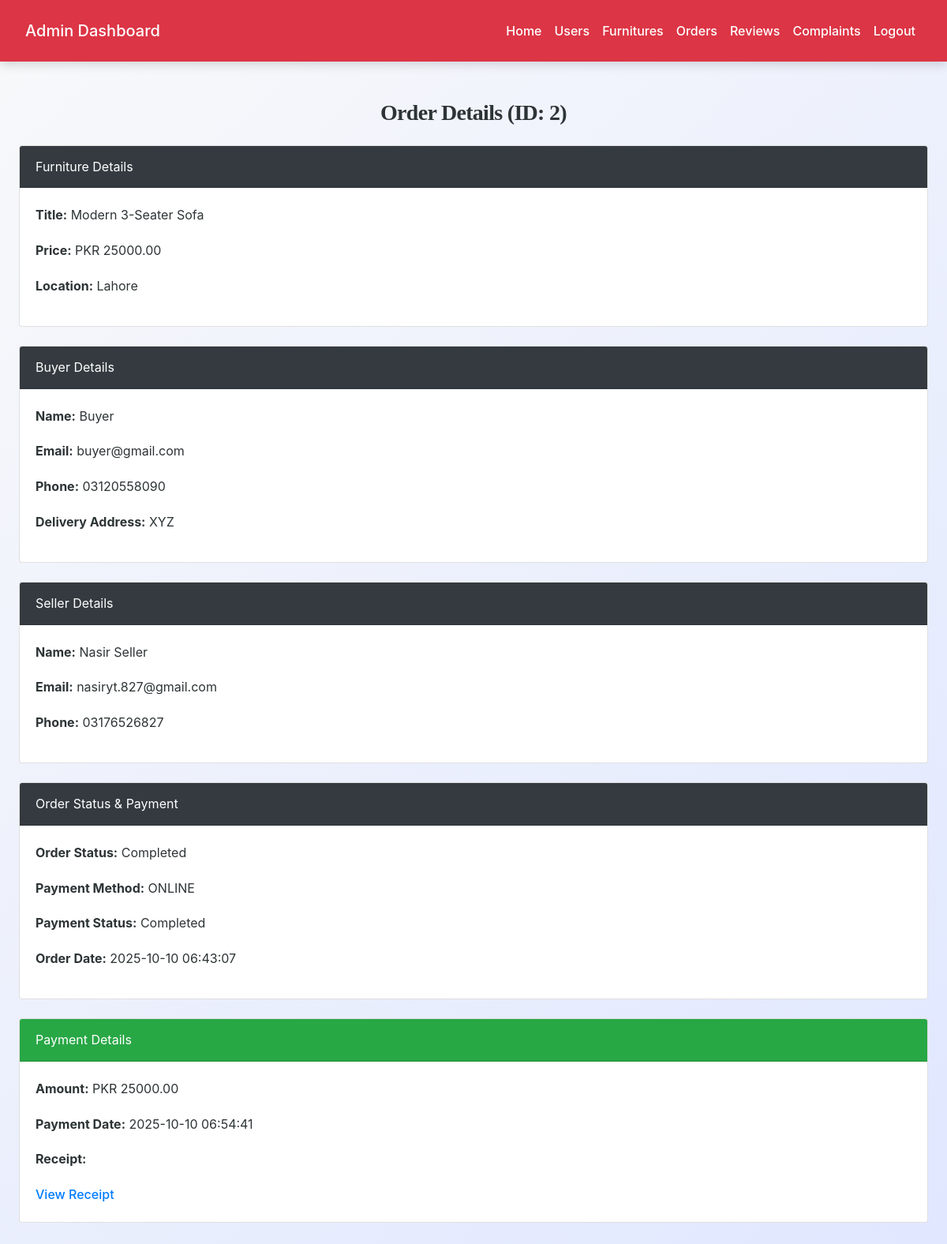
/admin/order_details.php?order_id=2 (signed in), run on the app's committed database.
### tables this page shows
CREATE TABLE `orders` (
  `order_id` int(11) NOT NULL,
  `buyer_id` int(11) NOT NULL,
  `furniture_id` int(11) NOT NULL,
  `seller_id` int(11) NOT NULL,
  `order_status` enum('pending','processing','shipped','completed','cancelled') DEFAULT 'pending',
  `order_date` timestamp NOT NULL DEFAULT current_timestamp(),
  `delivery_address` text NOT NULL,
  `payment_method` enum('cod','online') NOT NULL,
  `payment_status` enum('pending','completed') DEFAULT 'pending'
);

CREATE TABLE `furniture` (
  `furniture_id` int(11) NOT NULL,
  `id` int(11) NOT NULL,
  `category_id` int(11) NOT NULL,
  `title` varchar(100) NOT NULL,
  `description` text NOT NULL,
  `price` decimal(10,2) NOT NULL,
  `condition` enum('new','like_new','good','fair','poor') NOT NULL,
  `location` varchar(100) DEFAULT NULL,
  `status` enum('available','sold','blocked') DEFAULT 'available',
  `created_at` timestamp NOT NULL DEFAULT current_timestamp(),
  `updated_at` timestamp NOT NULL DEFAULT current_timestamp() ON UPDATE current_timestamp()
);

CREATE TABLE `users` (
  `id` int(11) NOT NULL,
  `full_name` varchar(100) NOT NULL,
  `email` varchar(100) NOT NULL,
  `password` varchar(255) NOT NULL,
  `phone` varchar(20) DEFAULT NULL,
  `address` text DEFAULT NULL,
  `city` varchar(50) DEFAULT NULL,
  `state` varchar(50) DEFAULT NULL,
  `country` varchar(50) DEFAULT NULL,
  `role` enum('buyer','seller') DEFAULT 'buyer',
  `status` enum('active','blocked','pending') DEFAULT 'active',
  `upload_status` enum('active','blocked') DEFAULT 'active',
  `profile_image` varchar(255) DEFAULT NULL,
  `created_at` timestamp NOT NULL DEFAULT current_timestamp()
);

CREATE TABLE `payments` (
  `payment_id` int(11) NOT NULL,
  `order_id` int(11) NOT NULL,
  `buyer_id` int(11) NOT NULL,
  `amount` decimal(10,2) NOT NULL,
  `receipt` varchar(255) NOT NULL,
  `payment_date` timestamp NOT NULL DEFAULT current_timestamp()
);

### admin/order_details.php (the view, shortened to what this page needs)
<?php
include('config.php');
$order_id = intval($_GET['order_id']);
$sql = "
    SELECT
        o.*,
        b.full_name AS buyer_name,
        b.email AS buyer_email,
        b.phone AS buyer_phone,
        s.full_name AS seller_name,
        s.email AS seller_email,
        s.phone AS seller_phone,
        f.title AS furniture_title,
        f.price AS furniture_price,
        f.location AS furniture_location
    FROM orders o
    JOIN users b ON o.buyer_id = b.id
    JOIN users s ON o.seller_id = s.id
    JOIN furniture f ON o.furniture_id = f.furniture_id
    WHERE o.order_id = ?
";
$stmt = mysqli_prepare($conn, $sql);
mysqli_stmt_bind_param($stmt, "i", $order_id);
mysqli_stmt_execute($stmt);
$order_result = mysqli_stmt_get_result($stmt);
$order = mysqli_fetch_assoc($order_result);
$pay_sql = "SELECT * FROM payments WHERE order_id = ?";
$stmt_pay = mysqli_prepare($conn, $pay_sql);
mysqli_stmt_bind_param($stmt_pay, "i", $order_id);
mysqli_stmt_execute($stmt_pay);
$payment_result = mysqli_stmt_get_result($stmt_pay);
$payment = mysqli_fetch_assoc($payment_result);
?>
<!DOCTYPE html>
<html lang="en">
<head>
<link rel="stylesheet" href="https://maxcdn.bootstrapcdn.com/bootstrap/4.5.2/css/bootstrap.min.css">
<link rel="stylesheet" href="../css/style.css">
</head>
<body>
<?php include('admin_navbar.php'); ?>
<div class="container mt-5">
    <h3 class="text-center mb-4">Order Details (ID: <?php echo $order_id; ?>)</h3>
    <div class="card mb-4">
        <div class="card-header bg-dark text-white">Furniture Details</div>
        <div class="card-body">
            <p><strong>Title:</strong> <?php echo htmlspecialchars($order['furniture_title']); ?></p>
            <p><strong>Price:</strong> PKR <?php echo htmlspecialchars($order['furniture_price']); ?></p>
            <p><strong>Location:</strong> <?php echo htmlspecialchars($order['furniture_location']); ?></p>
        </div>
    </div>
    <div class="card mb-4">
        <div class="card-header bg-dark text-white">Buyer Details</div>
        <div class="card-body">
            <p><strong>Name:</strong> <?php echo htmlspecialchars($order['buyer_name']); ?></p>
            <p><strong>Email:</strong> <?php echo htmlspecialchars($order['buyer_email']); ?></p>
            <p><strong>Phone:</strong> <?php echo htmlspecialchars($order['buyer_phone']); ?></p>
            <p><strong>Delivery Address:</strong> <?php echo nl2br(htmlspecialchars($order['delivery_address'])); ?></p>
        </div>
    </div>
    <div class="card mb-4">
        <div class="card-header bg-dark text-white">Seller Details</div>
        <div class="card-body">
            <p><strong>Name:</strong> <?php echo htmlspecialchars($order['seller_name']); ?></p>
            <p><strong>Email:</strong> <?php echo htmlspecialchars($order['seller_email']); ?></p>
            <p><strong>Phone:</strong> <?php echo htmlspecialchars($order['seller_phone']); ?></p>
        </div>
    </div>
    <div class="card mb-4">
        <div class="card-header bg-dark text-white">Order Status & Payment</div>
        <div class="card-body">
            <p><strong>Order Status:</strong> <?php echo ucfirst($order['order_status']); ?></p>
            <p><strong>Payment Method:</strong> <?php echo strtoupper($order['payment_method']); ?></p>
            <p><strong>Payment Status:</strong> <?php echo ucfirst($order['payment_status']); ?></p>
            <p><strong>Order Date:</strong> <?php echo $order['order_date']; ?></p>
        </div>
    </div>
    <?php if ($payment): ?>
        <div class="card mb-4">
            <div class="card-header bg-success text-white">Payment Details</div>
            <div class="card-body">
                <p><strong>Amount:</strong> PKR <?php echo $payment['amount']; ?></p>
                <p><strong>Payment Date:</strong> <?php echo $payment['payment_date']; ?></p>
                <p><strong>Receipt:</strong></p>
                <?php if (!empty($payment['receipt'])): ?>
                    <a href="../uploads/<?php echo htmlspecialchars($payment['receipt']); ?>" target="_blank">View Receipt</a>
                <?php else: ?>
                    No Receipt
                <?php endif; ?>
            </div>
        </div>
    <?php else: ?>
        <div class="alert alert-warning text-center">
            No payment uploaded yet.
        </div>
    <?php endif; ?>
</div>
</body>
</html>

### css/style.css (style rules this page uses)
:root { --primary: #007bff; --secondary: #6c757d; --success: #28a745; --info: #17a2b8; --warning: #ffc107; --danger: #dc3545; --light: #f8f9fa; --dark: #2d3436; --accent: #ff6f61; --highlight: #6f42c1; --shadow: rgba(0, 0, 0, 0.15); --transition: all 0.3s ease-in-out; }
body { font-family: 'Inter', 'Segoe UI', Tahoma, Geneva, Verdana, sans-serif; background: linear-gradient(135deg, var(--light) 0%, #e0e7ff 100%); color: var(--dark); line-height: 1.8; margin: 0; padding: 0; min-height: 100vh; font-size: 16px; }
h1, h2, h3, h4 { text-align: center; margin: 2.5rem 0; font-family: 'Georgia', 'Times New Roman', serif; color: var(--dark); font-weight: 700; letter-spacing: -0.025em; }
h3 { font-size: 1.75rem; }
.container { max-width: 1200px; margin: 0 auto 3rem; padding: 0 1.5rem; }
a { color: var(--primary); text-decoration: none; font-weight: 500; transition: var(--transition); }

### data on the page
orders: furniture.title "Modern 3-Seater Sofa", furniture.price "25000.00", furniture.location "Lahore", buyer.full_name "Buyer", buyer.email "buyer@gmail.com", buyer.phone "03120558090", delivery_address "XYZ", seller.full_name "Nasir Seller", seller.email "nasiryt.827@gmail.com", seller.phone "03176526827", order_status "Completed", payment_method "ONLINE", payment_status "Completed", order_date "2025-10-10 06:43:07"
payments: amount "25000.00", payment_date "2025-10-10 06:54:41"

### other printed values
$order_id "2"
